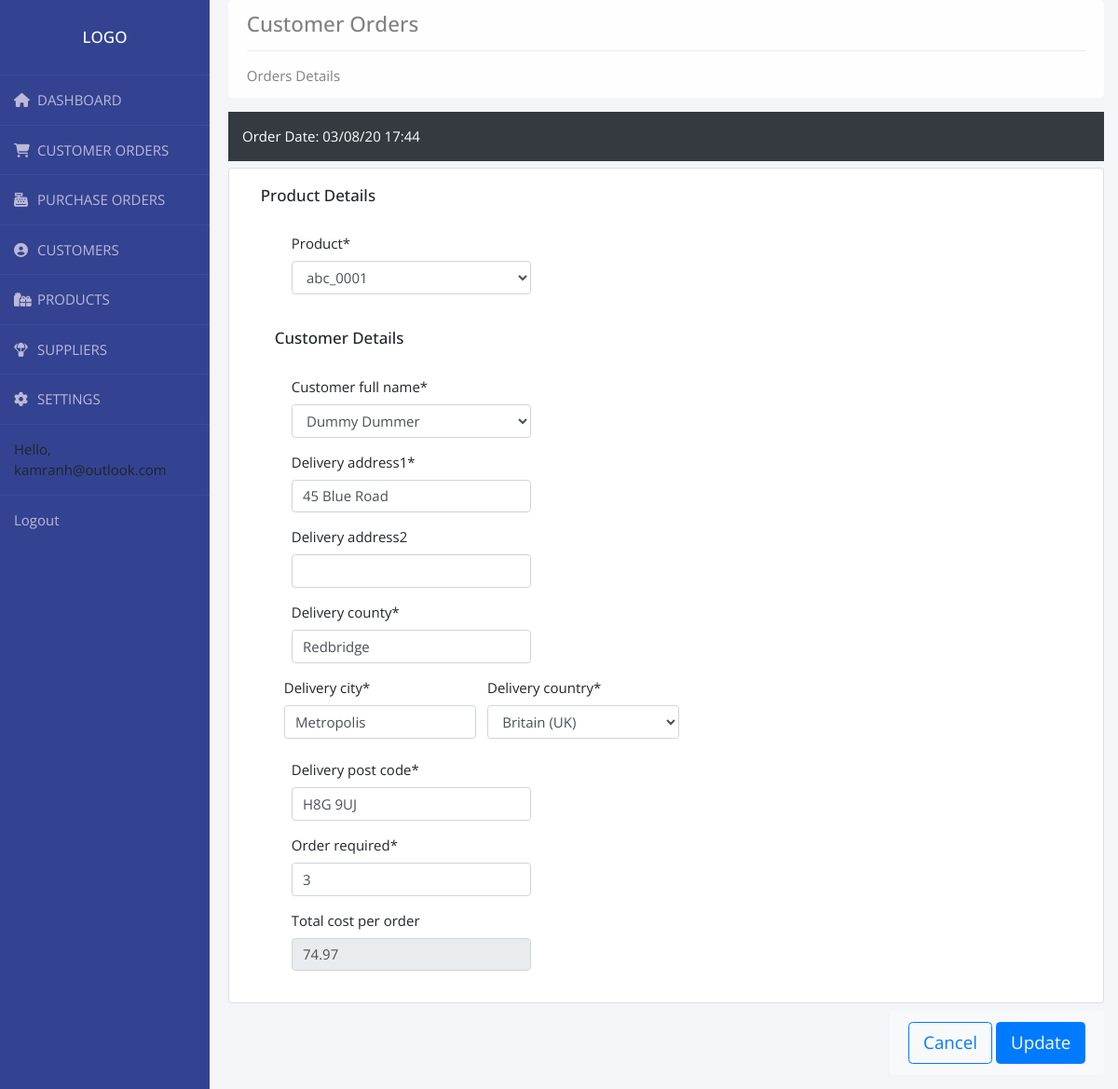
/edit_order/1/ (signed in), run on the app's committed database.
### accounts/models.py (models this page shows, shortened)
class User(AbstractBaseUser):
    email = models.EmailField(max_length=255, unique=True)
    active = models.BooleanField(default=True)
    staff = models.BooleanField(default=False)
    admin = models.BooleanField(default=False)
    USERNAME_FIELD = 'email'
    REQUIRED_FIELDS = []
    objects = UserManager()
    def __str__(self):
        return self.email
    @property
    def is_active(self):
        return self.active

class Order(models.Model):
    STATUS = (
        ('Pending', 'Pending'),
        ('Out for delivery', 'Out for delivery'),
        ('Delivered', 'Delivered'),
    )
    customer_full_name = models.ForeignKey(
        Customer, null=True, on_delete=models.SET_NULL)
    product_name = models.ForeignKey(
        Product, related_name='%(class)s_name', on_delete=models.SET_NULL, null=True)
    product = models.ForeignKey(
        Product,  on_delete=models.SET_NULL, null=True)
    customer_phone = models.ForeignKey(
        Customer, related_name='%(class)sphone', on_delete=models.SET_NULL, null=True)
    user_email = models.ForeignKey(
        Customer, related_name='email', on_delete=models.SET_NULL, null=True)
    date_created = models.DateTimeField(auto_now_add=True, null=True)
    status = models.CharField(max_length=200, null=True, choices=STATUS)
    note = models.CharField(max_length=1000, null=True)
    delivery_address1 = models.CharField(max_length=1000, null=True)
    delivery_address2 = models.CharField(
        max_length=1000, null=True, blank=True, default='')
    delivery_city = models.CharField(max_length=1000, null=True)
    delivery_county = models.CharField(max_length=1000, null=True)
    delivery_post_code = models.CharField(max_length=1000, null=True)
    delivery_country = CountryField()
    order_required = models.IntegerField(null=True)
    total_cost_per_order = models.FloatField(null=True, blank=True)
    class Meta:
        get_latest_by = 'date_created'

### accounts/views.py (the view)
# urls.py: path('edit_order/<str:pk>/', views.editOrder, name="edit_order"),
@login_required
def editOrder(request, pk=None):
    order = get_object_or_404(Order, id=pk)
    try:
        order_date = list(Order.objects.all().values_list(
            'date_created').filter(id=pk))[0][0]
    except Order.DoesNotExist:
        order_date = None
    form = CreateOrderForm(instance=order)
    if request.method == "POST":
        form = CreateOrderForm(request.POST, instance=order)
        if form.is_valid():
            form.save()
            return redirect('customer_order_list')
    return render(request, 'accounts/edit_order.html', {'form': form, 'order_date': order_date})

### accounts/forms.py
class CreateOrderForm(forms.ModelForm):
    total_cost_per_order = forms.FloatField(disabled=True, required=False)
    class Meta:
        model = Order
        fields = ['product', 'customer_full_name', 'delivery_address1', 'delivery_address2',
                  'delivery_county', 'delivery_city', 'delivery_country', 'delivery_post_code', 'order_required', 'total_cost_per_order', 'status']

### accounts/models.py (called while the page is built)
    def __str__(self):
        return '{} {} {}'.format(self.first_name, self.middle_name, self.last_name)

    def __str__(self):
        return self.product_sku

### accounts/templates/accounts/edit_order.html (shortened to what this page needs)
{%  extends 'accounts/main.html' %}
{% load static %}
{% load crispy_forms_tags %}
{% block content %}
<br>
<div class="container float-sm-left" style="margin-top:-3rem;margin-right:auto; padding-left: -5rem">
    <div class=" alert alert-light " role="alert">
        <h4 class="alert-heading">Customer Orders</h4>
        <hr>
        <p class="mb-0">Orders Details</p>
    </div>
</div>
<br>
<div class="container float-sm-left">
    <div class="p-3 mb-2 bg-dark text-white">
        <div class="row">
            <div class="col-sm">
                Order Date: {{order_date|date:"d/m/y"}} {{order_date|date:"H:i"}}
            </div>
        </div>
    </div>
</div>
<div class="container float-sm-left">
    <div class="row">
        <div class="col-md-12">
            <div class="card card-body">
                <div class='container' style="left:auto;">
                    <h2>Product Details</h2>
                </div>
                <br>
                <form class="form-horizontal" method="post">
                    <div class="form-group col-md-4 mb-3" style="padding-left: 1.2rem;">
                        {{form.product|as_crispy_field }}
                    </div>
                    <br>
                    <div class="row">
                        <div class='container' style="left:auto;">
                            <h2>Customer Details</h2>
                        </div>
                    </div>
                    <br>
                    <div class="form-group col-md-4 mb-3" style="padding-left: 1.2rem;">
                        {{form.customer_full_name|as_crispy_field }}
                    </div>
                    <div class="form-group col-md-4 mb-3" style="padding-left: 1.2rem;">
                        {{form.delivery_address1|as_crispy_field }}
                    </div>
                    <div class="form-group col-md-4 mb-3" style="padding-left: 1.2rem;">
                        {{form.delivery_address2|as_crispy_field }}
                    </div>
                    <div class="form-group col-md-4 mb-3" style="padding-left: 1.2rem;">
                        {{form.delivery_county|as_crispy_field }}
                    </div>
                    <div class="form-row" style="padding-left: 0.5rem;">
                        <div class="form-group col-lg-3 mb-2" style="padding-left: 0.5rem;">
                            {{ form.delivery_city|as_crispy_field }}
                        </div>
                        <div class="form-group col-lg-3 mb-2" style="padding-left: 0.5rem;">
                            {{ form.delivery_country|as_crispy_field }}
                        </div>
                    </div>
                    <div class="form-group col-md-4 mb-3" style="padding-left: 1.2rem;">
                        {{form.delivery_post_code|as_crispy_field }}
                    </div>
                    <div class="form-group col-md-4 mb-3" style="padding-left: 1.2rem;">
                        {{form.order_required|as_crispy_field }}
                    </div>
                    <div class="form-group col-md-4 mb-3" style="padding-left: 1.2rem;">
                        {{form.total_cost_per_order|as_crispy_field }}
                    </div>
            </div>
        </div>
        <div class="container float-sm-left " style="margin-top: 0.5rem;margin-right:auto">
            <div class=" alert bg-light float-sm-right shawdow-sm " role="alert">
                <a class="btn btn-outline-primary btn-lg" href="{% url 'customer_order_list' %}">Cancel</a>
                <button type="submit" class="btn btn-primary btn-lg">Update</button>
            </div>
        </div>
        {% endblock %}

### accounts/templates/accounts/navbar.html (shortened to what this page needs)
{% load static %}
  <nav class="nav flex-column float-left">
    <div class="wrapper">
      <div class="sidebar">
        <h2>Logo</h2>
        <ul>
          <li>
            <a href="{% url 'home' %}"><i class="fas fa-home"></i>DASHBOARD</a>
          </li>
          <li>
            <a href="{% url 'customer_order_list' %}"><i class="fas fa-shopping-cart"></i>CUSTOMER ORDERS</a>
          </li>
          <li>
            <a href=""><i class="fas fa-cash-register"></i>PURCHASE ORDERS</a>
          </li>
          <li>
            <a href="{% url 'customer_list' %}"><i class="fas fa-user-circle"></i>CUSTOMERS</a>
          </li>
          <li>
            <a href="{% url 'product_list' %}"><i class="fas fa-gifts"></i>PRODUCTS</a>
          </li>
          <li>
            <a href=""><i class="fas fa-parachute-box"></i>SUPPLIERS</a>
          </li>
          <li>
            <a href=""><i class="fas fa-cog"></i>SETTINGS</a>
          </li>
          <li>
            <span class="hello-msg">Hello, {{request.user}}</span>
          </li>
          <li>
            <span><a class="hello-msg" href="{% url 'logout' %}">Logout</a></span>
          </li>
        </ul>
      </div>
    </div>
  </nav>

### static/css/main.css (style rules this page uses)
body { background-color: #94d8f7; width: 100%; margin:auto; height:auto; display:block; }

### accounts/templates/accounts/navbar.html (style rules this page uses)
* { margin:0; padding:0; box-sizing: border-box; list-style: none; text-decoration: none; font-family: 'Open Sans', sans-serif; font-size: 15px; }
h2 { font-size: 17px; }
body { background: #f3f5f9; }
.wrapper { display:flex; position: relative; }
.wrapper .sidebar { position: fixed; width: 225px; height: 100%; background: #334391; padding: 30px 0; }
.wrapper .sidebar h2 { color: #fff; text-transform: uppercase; text-align: center; margin-bottom: 30px; }
.wrapper .sidebar ul li { padding: 15px; border-bottom: 1px solid rgba(0,0,0,0,0.05); border-top: 1px solid rgba(225,225,225,0.05); }
.wrapper .sidebar ul li a { color: #bdb8d7; display: block; }
.wrapper .sidebar ul li a .fas { width: 25px; }

### accounts/templates/accounts/edit_order.html (style rules this page uses)
form { padding-left: 2rem; }

### data on the page
User: user "kamranh@outlook.com"
Order: product "abc_0001", customer_full_name "Dummy Dummer", delivery_address1 "45 Blue Road", delivery_county "Redbridge", delivery_city "Metropolis", delivery_country "Britain (UK)", delivery_post_code "H8G 9UJ", order_required "3", total_cost_per_order "74.97"

### other printed values
{{ order_date|date:"d/m/y" }} "03/08/20"
{{ order_date|date:"H:i" }} "17:44"
